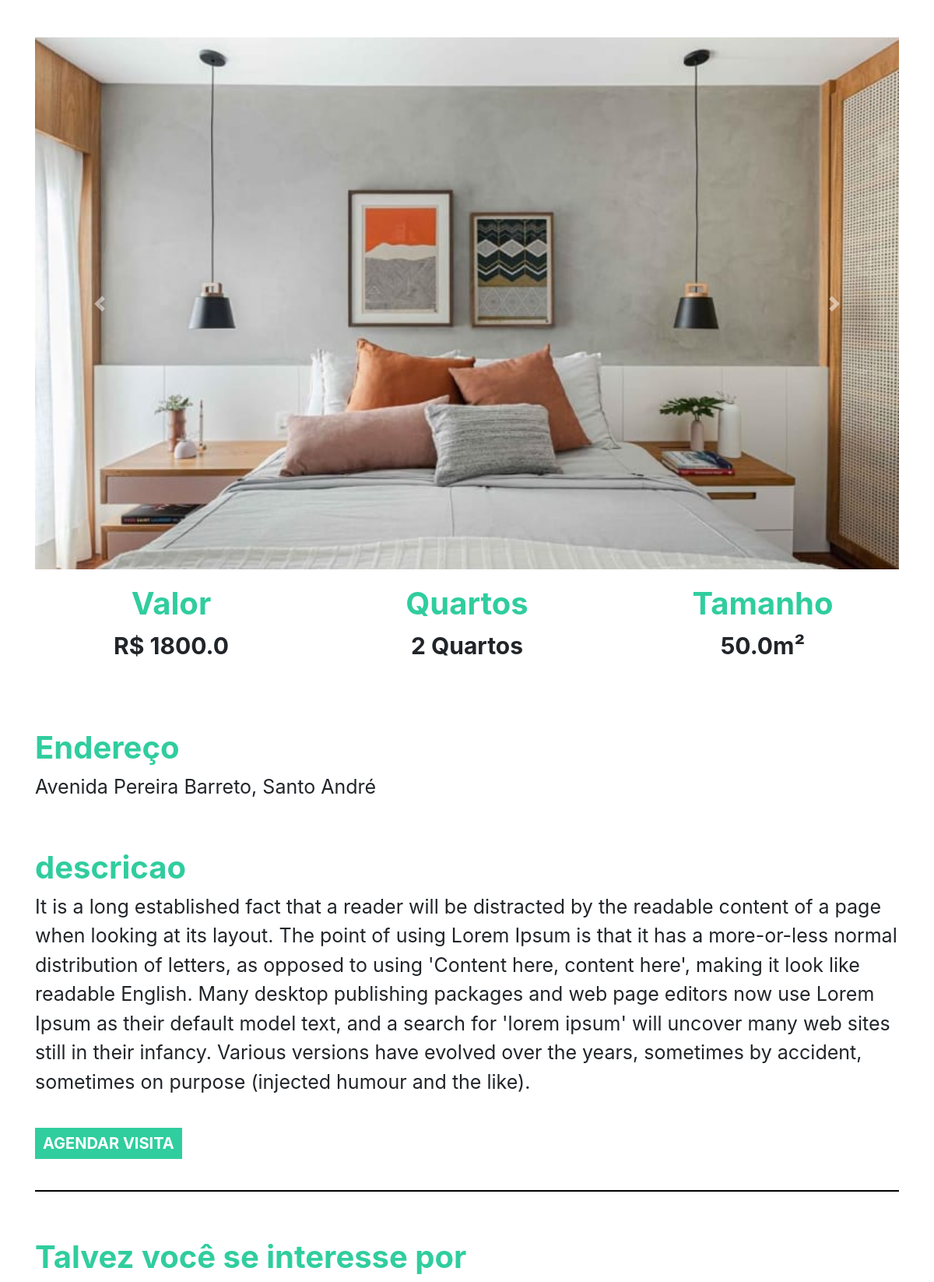
Page /imovel/2 on the committed database.
### plataforma/models.py (models this page shows, shortened)
class Imagem(models.Model):
    img = models.ImageField(upload_to='img')
    def __str__(self) -> str:
        return self.img.url

class Imovei(models.Model):
    choices = (('V', 'Venda'),
               ('A', 'Aluguel'))
    choices_imovel = (('A', 'Apartamento'),
                      ('C', 'Casa'))
    imagens = models.ManyToManyField(Imagem) #Tipo de dado representa relacao NxN
    valor = models.FloatField()
    quartos = models.IntegerField()
    tamanho = models.FloatField()
    cidade = models.ForeignKey(Cidade, on_delete=models.DO_NOTHING) #FK
    rua = models.CharField(max_length=50)
    tipo = models.CharField(max_length=1, choices=choices)
    tipo_imovel = models.CharField(max_length=1, choices=choices_imovel)
    numero = models.IntegerField()
    descricao = models.TextField()
    dias_visita = models.ManyToManyField(DiasVisita)
    horarios = models.ManyToManyField(Horario)

class Cidade(models.Model):
    nome = models.CharField(max_length=30)
    def __str__(self) -> str:
        return self.nome

### plataforma/views.py (the view)
# urls.py: path('imovel/<str:id>', views.imovel, name="imovel"),
def imovel(request, id):
    imovel = get_object_or_404(Imovei, id=id) #tras o imovel pelo ID, senao retorna tela de erro 404
    sugestoes = Imovei.objects.filter(cidade=imovel.cidade).exclude(id=id)[:2]
    return render(request, 'imovel.html', {'imovel': imovel, 'sugestoes': sugestoes, 'id': id})

### plataforma/models.py (called while the page is built)
    def __str__(self) -> str:
        return self.dia

    def __str__(self) -> str:
        return str(self.horario)

### plataforma/templates/imovel.html (shortened to what this page needs)
{% extends 'base.html' %}
{% load static %}
{% block 'head' %}
<link rel="stylesheet" href="{% static 'plataforma/css/home.css' %}">
{% endblock  %}
{% block 'body' %}
    <div style="text-align: center" class="container">
        <br>
        <br>
        <div id="carouselExampleControls" class="carousel slide" data-ride="carousel">
            <div class="carousel-inner">
                {% for img in imovel.imagens.all  %}
                    <div class="carousel-item {% if forloop.first %} active {% endif %}" >
                        <img class="d-block w-100" src="{{img}}" alt="First slide">
                    </div>
                {% endfor %}
            </div>
        <a class="carousel-control-prev" href="#carouselExampleControls" role="button" data-slide="prev">
            <span class="carousel-control-prev-icon" aria-hidden="true"></span>
        </a>
        <a class="carousel-control-next" href="#carouselExampleControls" role="button" data-slide="next">
            <span class="carousel-control-next-icon" aria-hidden="true"></span>
        </a>
    </div>
        <div class="row">
            <div class="col-md">
                <h3 class="titulo_especificacao">Valor</h3>
                <p class="especificacao">R$ {{imovel.valor}}</p>
            </div>
            <div class="col-md">
                <h3 class="titulo_especificacao">Quartos</h3>
                <p class="especificacao">{{imovel.quartos}} Quartos</p>
            </div>
            <div class="col-md">
                <h3 class="titulo_especificacao">Tamanho</h3>
                <p class="especificacao">{{imovel.tamanho}}m²</p>
            </div>
        </div>
        <br>
        <br>
        <div style="text-align: left">
            <h3 class="titulo_especificacao">Endereço</h3>
            <p class="especificacao_endereco">{{imovel.rua}}, {{imovel.cidade }}</p>
        </div>
        <br>
        <div style="text-align: left">
            <h3 class="titulo_especificacao">descricao</h3>
            <p class="especificacao_endereco">{{imovel.descricao}}</p>
            <br>
            <button class="btn_agendar_visita" data-toggle="modal" data-target="#exampleModal">AGENDAR VISITA</button>
            <br>
            <br>
        </div>
        <hr style="border: 1px solid black">
        <br>
        <div class="div_possivel_interesse">
            <h3 class="titulo_especificacao">Talvez você se interesse por</h3>
        </div>
    </div>
{% endblock  %}

### templates/static/plataforma/css/home.css (style rules this page uses)
.titulo_especificacao { color: #30CD9E; font-weight: bold; margin-top: 20px; font-size: 40px; }
.especificacao { font-size: 30px; font-weight: bold; }
.especificacao_endereco { font-size: 25px; }
.btn_agendar_visita { border: none; background-color: #30CD9E; color: white; font-weight: bold; font-size: 20px; padding: 5px 10px 5px 10px; }
.div_possivel_interesse { text-align: left; }

### rows in the picture
Imagem: img (picture)
Imovei: valor "1800.0", quartos "2", tamanho "50.0", rua "Avenida Pereira Barreto", cidade "Santo André", descricao "It is a long established fact that a reader will be distracted by the readable content of a page when looking at its layout. The point of using Lorem Ipsum is that it has a more-or-less normal distribution of letters, as opposed to using 'Content here, content here', making it look like readable English. Many desktop publishing packages and web page editors now use Lorem Ipsum as their default model text, and a search for 'lorem ipsum' will uncover many web sites still in their infancy. Various versions have evolved over the years, sometimes by accident, sometimes on purpose (injected humour and the like)."
